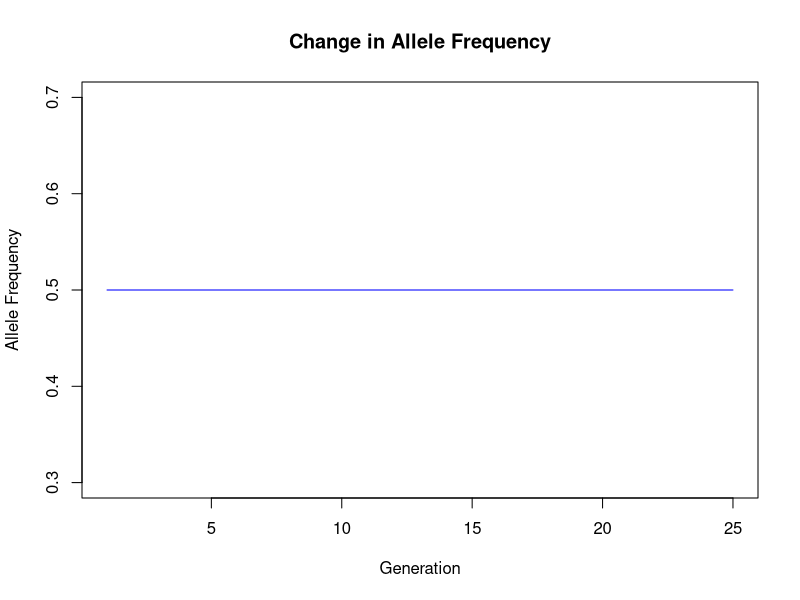
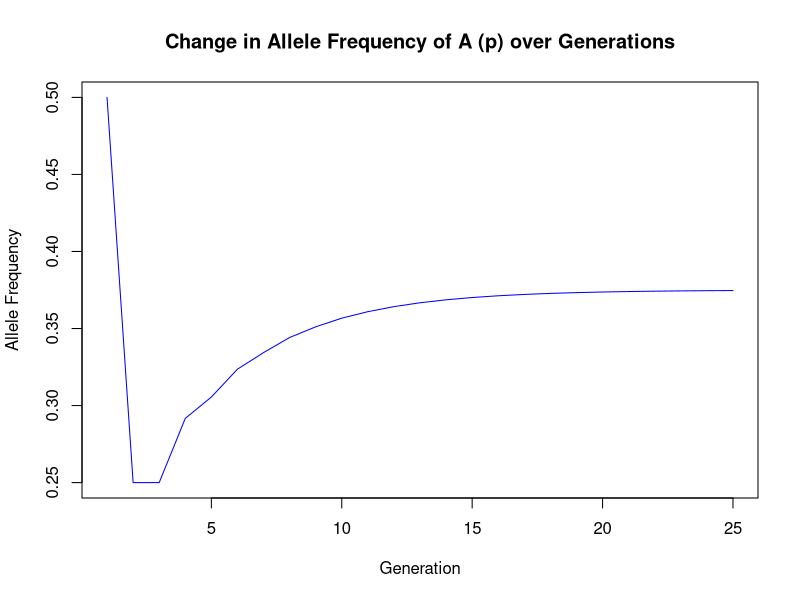
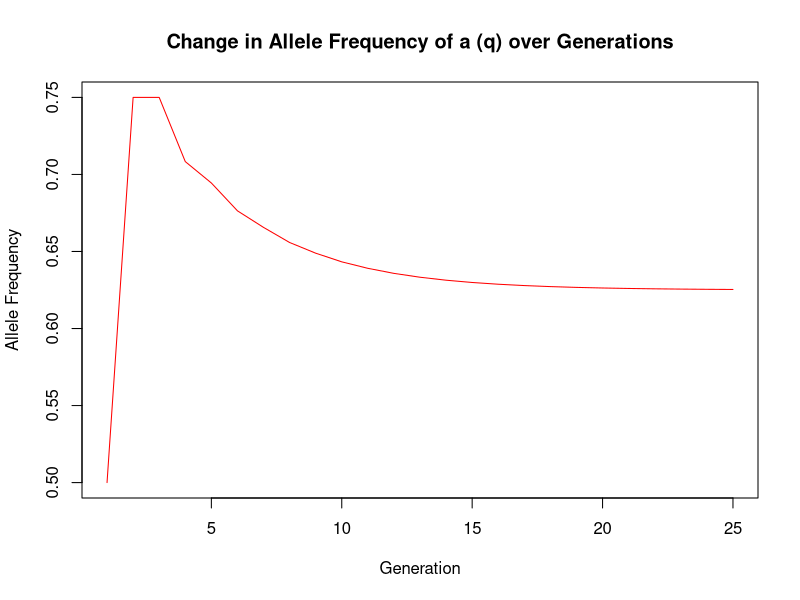

R code for these plots, in order:
## ---- chunk 1
knitr::opts_chunk$set(echo = TRUE, fig.width = 6, fig.height = 4, fig.align = "center")
library(ggplot2)
## ---- chunk 2
# ESTIMATION OF GENOTYPE AND ALLELE FREQUENCIES FROM A GENOTYPING SURVEY
# One-gene two-alleles: X1 and X2
# Three genotypes:  X11, X12 and X22
# Sample size genotype ij -> Nij

# Create the function
gene_freq <- function(N11, N12, N22) {
   
   N = N11 + N12 + N22 # N total sample
   
   # Allele frequencies estimation
   p = (N11 + N12/2)/N # p is the frequency of X1 
   q = 1 - p # q is the frequency of X2 
   
   # Genotype frequencies estimation
   f11 = N11/N # frequency of X11 genotype 
   f12 = N12/N # frequency of X12 genotype 
   f22 = N22/N # frequency of X22 genotype 
   
   # Output
   return (list("N" = N, "N11" = N11, "N12" = N12, "N22" = N22,
                "p" = p, "q" = q,
                "f11" = f11, "f12" = f12, "f22" = f22))
}
## ---- chunk 3

# Invoke the function
results = gene_freq(1787, 3037, 1305)

# Print results
print(paste0("Sample size = ",results$N," -> N11 = ",results$N11,", N12 = ", results$N12," and N22 = ",results$N22))
print(paste0("p = ", round(results$p,3)," and q = ",round(results$q,3)))
print(paste0("f11 = ",round(results$f11,3), ", f12 = ",round(results$f12,3)," and f22 = ", round(results$f22,3)))
## ---- chunk 4
# MENDELIAN POPULATION
# RANDOM MATING - HWE

# One-gene two-alleles: X1 and X2
# Three initial genotypes:  X11, X12 and X22
# Initial genotype frequencies: f11, f12, f22

# Create the function
random_mating <- function(f11, f12, f22) {
   
   p = f11 + f12/2 # allele frequency of X1
   q = 1 - p # allele frequency of X2
   
   # Mating pairs (frequencies) probabilities
   f11_11 = f11 * f11
   f11_12 = 2 * f11 * f12
   f11_22 = 2 * f11 * f22
   f12_12 = f12 * f12
   f12_22 = 2 * f12 * f22
   f22_22 = f22 * f22
   # Genotype probabilities of progeny (offspring) f11_, f12_, f22_
   f11_ = f11_11 + f11_12/2 + f12_12/4
   f12_ = f11_12/2 + f11_22 + f12_12/2 + f12_22/2
   f22_ = f12_12/4 + f12_22/2 + f22_22
   # Allele probability of progeny p_ and q_
   p_ = f11_ + f12_/2
   q_ = 1 - p_
   # Output
   return (list("p" = p, "q" = q,
                "f11" = f11, "f12" = f12, "f22" = f22,
                "p_" = p_, "q_" = q_,
                "f11_" = f11_, "f12_" = f12_, "f22_" = f22_))
}
## ---- chunk 5
# Invoke the function
result <- random_mating(0.5, 0, 0.5)

# Print results
print(paste0("Allele prob. initial generation (p and q) ",result$p, result$q))
print(paste("Genotype prob. initial generation (f11, f12, f22) ",result$f11, result$f12,result$f22))
print(paste("Allele prob. next generation (p' and q') ",result$p_, result$q_))
print(paste("Genotype prob. next generation (f'11, f'12, f'22) ",result$f11_, result$f12_,result$f22_))
print(paste("Genotype prob. next generation according HWE ", result$p_ * result$p_, 2*result$p_ * result$q_,result$q_ * result$q_))
## ---- chunk 6
# Population 1 initial genotypic frequencies
P1 <- 0.24
Q1 <- 0.32
R1 <- 0.44

# Population 2 initial genotypic frequencies
P2 <- 0.33
Q2 <- 0.14
R2 <- 0.53


result_pop1 <- random_mating(P1, Q1, R1)


print("Population 1:")
print(paste("Genotype prob. initial generation (f11, f12, f22): ", result_pop1$f11, result_pop1$f12, result_pop1$f22))
print(paste("Allele prob. next generation (p' and q'): ", result_pop1$p_, result_pop1$q_))
print(paste("Genotype prob. next generation (f'11, f'12, f'22): ", result_pop1$f11_, result_pop1$f12_, result_pop1$f22_))

result_pop2 <- random_mating(P2, Q2, R2)

# Print results for Population 2
print("Population 2:")
print(paste("Genotype prob. initial generation (f11, f12, f22): ", result_pop2$f11, result_pop2$f12, result_pop2$f22))
print(paste("Allele prob. next generation (p' and q'): ", result_pop2$p_, result_pop2$q_))
print(paste("Genotype prob. next generation (f'11, f'12, f'22): ", result_pop2$f11_, result_pop2$f12_, result_pop2$f22_))


## ---- chunk 7

# Modified function to have assortative mating
assortative_mating <- function(f11, f12, f22, mating_type = "positive_genotype") {
   
   p = f11 + f12/2 # allele frequency of X1
   q = 1 - p # allele frequency of X2
   

   if (mating_type == "positive_genotype") {
     # Complete assortative positive mating among genotypes
     f11_11 = f11^2
     f11_12 = 0
     f11_22 = 0
     f12_12 = f12^2
     f12_22 = 0
     f22_22 = f22^2
   } else if (mating_type == "positive_phenotype") {
     # Complete assortative positive mating among phenotypes
     f11_11 = (f11 + f12/2)^2
     f11_12 = 0
     f11_22 = 0
     f12_12 = 0
     f12_22 = 0
     f22_22 = (f12/2 + f22)^2
   } else if (mating_type == "negative_genotype") {
     # Complete assortative negative mating among genotypes
     f11_11 = 0
     f11_12 = f11 * f12
     f11_22 = f11 * f22
     f12_12 = 0
     f12_22 = f12 * f22
     f22_22 = 0
   } else if (mating_type == "negative_phenotype") {
     # Complete assortative negative mating among phenotypes
     f11_11 = f11^2
     f11_12 = 0
     f11_22 = f11 * f22
     f12_12 = f12^2
     f12_22 = 0
     f22_22 = f22^2
   } else {
     stop("Invalid mating type. Please choose from 'positive_genotype', 'positive_phenotype', 'negative_genotype', or 'negative_phenotype'.")
   }
   
   # Genotype probabilities of offspring f11_, f12_, f22_
   f11_ = f11_11 + f11_12/2 + f12_12/4
   f12_ = f11_12/2 + f11_22 + f12_12/2 + f12_22/2
   f22_ = f12_12/4 + f12_22/2 + f22_22
   
   p_ = f11_ + f12_/2
   q_ = 1 - p_
   
   return (list("p" = p, "q" = q,
                "f11" = f11, "f12" = f12, "f22" = f22,
                "p_" = p_, "q_" = q_,
                "f11_" = f11_, "f12_" = f12_, "f22_" = f22_))
}


result_positive_genotype <- assortative_mating(0.24, 0.32, 0.44, mating_type = "positive_genotype")
print("Positive assortative mating among genotypes:")
print(paste("Genotype prob. next generation (P'1, Q'1, R'1):", result_positive_genotype$f11_, result_positive_genotype$f12_, result_positive_genotype$f22_))

# Positive assortative mating among phenotypes
result_positive_phenotype <- assortative_mating(0.24, 0.32, 0.44, mating_type = "positive_phenotype")
print("Positive assortative mating among phenotypes:")
print(paste("Genotype prob. next generation (P'1, Q'1, R'1):", result_positive_phenotype$f11_, result_positive_phenotype$f12_, result_positive_phenotype$f22_))

# Negative assortative mating among genotypes
result_negative_genotype <- assortative_mating(0.24, 0.32, 0.44, mating_type = "negative_genotype")
print("Negative assortative mating among genotypes:")
print(paste("Genotype prob. next generation (P'1, Q'1, R'1):", result_negative_genotype$f11_, result_negative_genotype$f12_, result_negative_genotype$f22_))

# Negative assortative mating among phenotypes
result_negative_phenotype <- assortative_mating(0.24, 0.32, 0.44, mating_type = "negative_phenotype")
print("Negative assortative mating among phenotypes:")
print(paste("Genotype prob. next generation (P'1, Q'1, R'1):", result_negative_phenotype$f11_, result_negative_phenotype$f12_, result_negative_phenotype$f22_))
## ---- chunk 8
qchisq(0.95, df = 1)
## ---- chunk 9
pchisq(0.048, df = 1, lower = F)
## ---- chunk 10
# HWE CHI-SQUARE TEST ON COUNTS FROM A GENOTYPING SURVEY 

# One-gene two-alleles: X1 and X2
# Three initial genotypes:  X11, X12 and X22
# Sample size genotype ij -> Nij 

# Create the function
HWE_test <- function(N11, N12, N22) {

   N = N11 + N12 + N22 # N total sample
   
   # Allele frequencies estimation
   p = (N11 + N12/2)/N # p is the frequency of X1 
   q = 1 - p # q is the frequency of X2 
   
   #Genotype frequencies
   f11 = N11/N # frequency of X11 genotype
   f12 = N12/N # frequency of X12 genotype
   f22 = N22/N # frequency of X22 genotype

   # Expected HWE
   E11 = N*p^2 
   E12 = N*2*p*q
   E22 = N-E11-E12
   
   # Chi-square value and probability
   Chi_value = (N11-E11)^2/E11 + (N12-E12)^2/E12 + (N22-E22)^2/E22
   prob = pchisq(Chi_value, df = 1, lower = F)

   # Output
   return (list("N" = N, "N11" = N11, "N12" = N12, "N22" = N22,
                "p" = p, "q" = q,
                "f11" = f11, "f12" = f12, "f22" = f22,
                "Chi_value" = Chi_value, "prob" = prob))
}
## ---- chunk 11
# Invoke the function
results <- HWE_test(1787,3037,1305)

# Print results
print(paste("Sample size = ", results$N," -> N11 = ", results$N11,", N12 = ", results$N12,",N22 = ", results$N22))
print(paste("p = ",round(results$p,digits=3)," and q = ", round(results$q,digits=3) ))
print(paste("f11 = ",round(results$f11,digits=3),", f12 = ",round(results$f12,digits=3)," and f22 = ", round(results$f22,digits=3)))
print(paste("Chi-square value = ",round(results$Chi_value,3),"; Prob. = ",  round(results$prob,3)))
## ---- chunk 12


navajo_results <- HWE_test(305, 52, 4)


print(paste("Sample size = ", navajo_results$N, " -> N11 = ", navajo_results$N11, ", N12 = ", navajo_results$N12, ", N22 = ", navajo_results$N22))
print(paste("p = ", round(navajo_results$p, digits = 3), " and q = ", round(navajo_results$q, digits = 3)))
print(paste("f11 = ", round(navajo_results$f11, digits = 3), ", f12 = ", round(navajo_results$f12, digits = 3), ", f22 = ", round(navajo_results$f22, digits = 3)))
print(paste("Chi-square value = ", round(navajo_results$Chi_value, 3), "; Prob. = ", round(navajo_results$prob, 3)))

# Proportion of children of women of phenotype N expected to present the maternal phenotype
proportion_maternal_NN <- navajo_results$N22 / navajo_results$N
print(paste("Proportion of children of women of phenotype N expected to present the maternal phenotype: ", round(proportion_maternal_NN, 3)))

# Proportion of children of heterozygous MN women expected to have the maternal phenotype
proportion_maternal_MN <- navajo_results$N12 / (2 * navajo_results$N)
print(paste("Proportion of children of heterozygous MN women expected to have the maternal phenotype: ", round(proportion_maternal_MN, 3)))


## ---- chunk 13



HWE_test_ABC <- function(AA, AB, AC, BB, BC, CC) { 

   total <- AA + AB + AC + BB + BC + CC # total sample
   
   # Allele frequencies estimation
   p = (AA + AB/2 + AC/2) / total  #frequency of allele A
   q = (BB + AB/2 + BC/2) / total  # frequency of allele B
   r = 1 - p - q  # frequency of allele C
   
   # Expected genotype frequencies under HWE
   E_AA <- p^2 * total
   E_AB <- 2 * p * q * total
   E_AC <- 2 * p * r * total
   E_BB <- q^2 * total
   E_BC <- 2 * q * r * total
   E_CC <- r^2 * total
   SUM = (E_AA + E_AB + E_AC + E_BB + E_BC + E_CC) /total
   
   # Chi-square value and probability
   Chi_value = (AA-E_AA)^2/E_AA + (AB-E_AB)^2/E_AB + (AC-E_AC)^2/E_AC + (BB-E_BB)^2/E_BB + (BC-E_BC)^2/E_BC + (CC-E_CC)^2/E_CC 
   
   prob = pchisq(Chi_value, df = 4, lower = F)

   # Output
   return (list("total" = total, "p" = p, "q" = q, "SUM" = SUM,
                "Chi_value" = Chi_value, "prob" = prob))
}

# Invoke the function
results4 <- HWE_test_ABC(17,86,5,61,9,0)

# Print results
print(paste("Frequency of allele A =", results4$p, ", frequency of allele B =", results4$q, ", frequency of allele C =", results4$r))
print(paste("Deviation =", results4$Chi_value, " and significance =", results4$prob))
print("The data is not with the HWE")


## ---- chunk 14
# ESTIMATION OF ALLELE AND GENOTYPE FREQUENCIES FROM COUNTS OF DOMINANT AND
# RECESSIVE PHENOTYPES ASSUMING HWE
# One-gene two-alleles with dominance: X1 > X2
# Three genotypes:  X11, X12 and X22
# Two phenotypes: N1_ and N22
# Sample size genotype ij -> Nij

# Create the function
freq_dominance <- function(NA_, Naa) {
    
    N = NA_ + Naa # N total sample
    
    # Phenotypic frequencies
    faa = Naa/N # Frequency genotype aa
    
    # Allele frequency
    q = sqrt(faa)
    p = 1 - q;
    
    # Genotype frequencies according HWE
    f11 = p^2 
    f12 = 2*p*q
    f22 = q^2
    
    # Output
   return (list("N" = N, "NA_" = NA_, "Naa" = Naa, 
                "p" = p, "q" = q,
                "f11" = f11, "f12" = f12, "f22" = f22))
}
## ---- chunk 15

# Invoke the function
results <- freq_dominance(170, 30)

# Print results
print(paste("Sample size = ", results$N," -> NA_ = ",results$NA_,",Naa = ", results$Naa))
print(paste("p = ",round(results$p,digits=3)," and q = ", round(results$q,digits=3) ))
print(paste("fAA = ",round(results$f11,digits=3),", fAa = ",
round(results$f12,digits=3)," and faa = ", round(results$f22,digits=3) ))

## ---- chunk 16

results <- freq_dominance(0.19 * 200, 0.81 * 200)

# Print the frequency of heterozygotes Aa
print(paste("Frequency of heterozygotes Aa: ", round(results$f12, digits = 3)))

## ---- chunk 17
# Invoke the function
results <- freq_dominance(0.91 * 200, 0.09 * 200)

# Print the frequency of heterozygotes Aa
print(paste("Frequency of heterozygotes Aa: ", round(results$f12, digits = 3)))


## ---- chunk 18

# Calculate the frequency of the recessive allele (c)
frequency_cf <- 1/1700

# Invoke the function
results <- freq_dominance((1 - frequency_cf) * 200, frequency_cf * 200)

print(paste("Percent of population with cystic fibrosis: ", 1/1700 * 100))
print(paste("Frequency of recessive allele in the population: ", round(results$q, digits = 6)))
print(paste("Frequency of dominant allele in the population: ", round(results$p, digits = 6)))
print(paste("Percentage of heterozygous individuals (carriers) in the population: ", round(results$f12 * 100, digits = 2), "%"))


## ---- chunk 19


# Calculate the frequency of albino phenotype (aa)
frequency_albino <- 1/10000

# Invoke the function
results <- freq_dominance((1 - frequency_albino) * 200, frequency_albino * 200)

# Print the frequency of the allele produced by albinism
print(paste("Frequency of allele produced by albinism: ", round(results$q, digits = 6)))
print(paste("Proportion of non-albino individuals who are carriers: ", round(results$f12 * 100, digits = 2),"%"))

## ---- chunk 20

random_mating <- function(f11, f12, f22) {
   
   p = f11 + f12/2 # allele frequency of X1
   q = 1 - p # allele frequency of X2
   
   # Mating pairs (frequencies) probabilities
   f11_11 = f11 * f11
   f11_12 = 2 * f11 * f12
   f11_22 = 2 * f11 * f22
   f12_12 = f12 * f12
   f12_22 = 2 * f12 * f22
   f22_22 = f22 * f22
   # Genotype probabilities of progeny (offspring) f11_, f12_, f22_
   f11_ = f11_11 + f11_12/2 + f12_12/4
   f12_ = f11_12/2 + f11_22 + f12_12/2 + f12_22/2
   f22_ = f12_12/4 + f12_22/2 + f22_22
   # Allele probability of progeny p_ and q_
   p_ = f11_ + f12_/2
   q_ = 1 - p_
   # Output
   return (list("p" = p, "q" = q,
                "f11" = f11, "f12" = f12, "f22" = f22,
                "p_" = p_, "q_" = q_,
                "f11_" = f11_, "f12_" = f12_, "f22_" = f22_))
}

p <- vector()
generations <- 1:25
f11 <- 0.5
f12 <- 0
f22 <- 0.5

for (i in 1:25) {
  result <- random_mating(f11, f12, f22)
  f11 <- result$f11_
  f12 <- result$f12_
  f22 <- result$f22_
  
  p[i] <- result$p
}

plot(generations, p,type = "l", col = "blue", xlab = "Generation", ylab = "Allele Frequency", main = "Change in Allele Frequency")

#The results from this analysis differ from the previous one because we're considering the random mating under Hardy-Weinberg Equilibrium (HWE), where allele frequencies remain constant over generations.

## ---- chunk 21
# Define the random mating function with updated crossing probabilities
random_mating <- function(f11, f12, f22, f1, f2) {
   
   p = f11 + f12/2 + f1/2  # allele frequency of X1
   q = 1 - p  # allele frequency of X2
   
   # Mating pairs (frequencies) probabilities
   all_prob = (f1 * f11) + (2 * f1 * f12) + (f1 * f22) + (2* f2 * f12) + (f2 * f22) + (f2 * f11)
   f1_11 = f1 * f11 / all_prob
   f1_12 = 2 * f1 * f12 / all_prob
   f1_22 = f1 * f22 / all_prob
   f2_12 = 2* f2 * f12 / all_prob
   f2_22 = f2 * f22 / all_prob
   f2_11 = f2 * f11 / all_prob
   
   # Genotype probabilities of progeny (offspring) f11_, f12_, f22_
   f11_ = f1_11/2 + f1_12/4
   f12_ = f1_12/4 + f1_22/2 + f2_12/4 + f2_11/2
   f22_ = f2_12/4 + f2_22/2 
   f1_ = f1_12/4 + f1_11/2 + f2_12/4 + f2_11/2
   f2_ = f1_12/4 + f1_22/2 + f2_12/4 + f2_22/2
   
   # Allele probability of progeny p_ and q_
   p_ = f11_ + f12_/2 + f1_/2
   q_ = 1 - p_
   
   # Output
   return (list("p" = p, "q" = q,
                "f11" = f11, "f12" = f12, "f22" = f22,
                "p_" = p_, "q_" = q_,
                "f11_" = f11_, "f12_" = f12_, "f22_" = f22_, "f1_" = f1_, "f2_" = f2_))
}

# Initial frequencies
f11 <- 0
f12 <- 0
f22 <- 1
f1 <- 1
f2 <- 0

# Empty vectors to store allele frequencies over generations
p <- vector()
q <- vector()

# Calculate allele frequencies over 25 generations
for (i in 1:25) {
  result_final2 <- random_mating(f11, f12, f22, f1, f2)
  f11 <- result_final2$f11_
  f12 <- result_final2$f12_
  f22 <- result_final2$f22_
  f1 <- result_final2$f1_
  f2 <- result_final2$f2_
  
  p[i] <- result_final2$p
  q[i] <- result_final2$q
}

plot(generations, p, type = "l", col = "blue", xlab = "Generation", ylab = "Allele Frequency", main = "Change in Allele Frequency of A (p) over Generations")
plot(generations, q, type = "l", col = "red", xlab = "Generation", ylab = "Allele Frequency", main = "Change in Allele Frequency of a (q) over Generations")


#Frequencies tend to an equilibrium around 0.37 and 0.63
